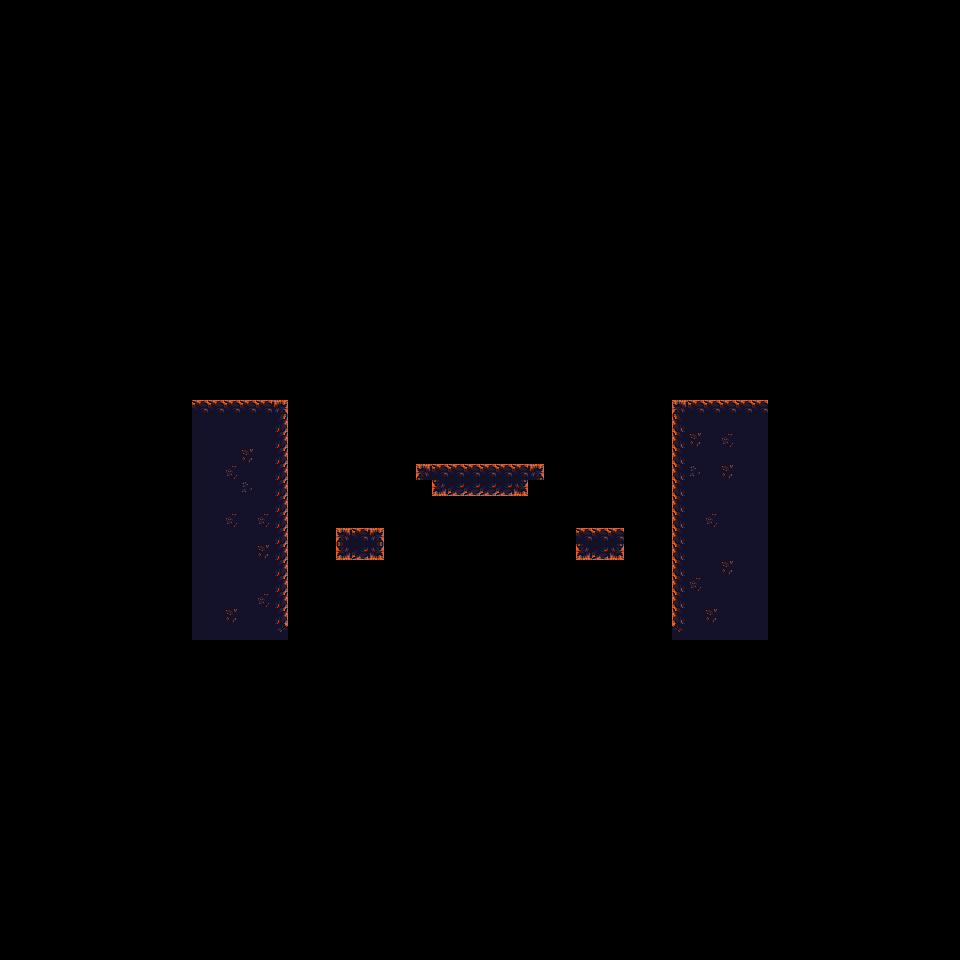

The image is a tile-based game level rendered from a .tmx file. Its description and complete source (layers, tilesets, objects, tile grids) follow:
An orthogonal 60x60 tile map with 16x16 px tiles, 1 tile layer (Tile Layer 1).

<map version="1.9" tiledversion="1.9.2" orientation="orthogonal" renderorder="right-down" width="60" height="60" tilewidth="16" tileheight="16" infinite="0" nextlayerid="2" nextobjectid="1">
 <tileset firstgid="1" source="vulcanic-tileset-data.tsx" />
 <layer id="1" name="Tile Layer 1" width="60" height="60">
  <data encoding="csv">
0,0,0,0,0,0,0,0,0,0,0,0,0,0,0,0,0,0,0,0,0,0,0,0,0,0,0,0,0,0,0,0,0,0,0,0,0,0,0,0,0,0,0,0,0,0,0,0,0,0,0,0,0,0,0,0,0,0,0,0,
0,0,0,0,0,0,0,0,0,0,0,0,0,0,0,0,0,0,0,0,0,0,0,0,0,0,0,0,0,0,0,0,0,0,0,0,0,0,0,0,0,0,0,0,0,0,0,0,0,0,0,0,0,0,0,0,0,0,0,0,
0,0,0,0,0,0,0,0,0,0,0,0,0,0,0,0,0,0,0,0,0,0,0,0,0,0,0,0,0,0,0,0,0,0,0,0,0,0,0,0,0,0,0,0,0,0,0,0,0,0,0,0,0,0,0,0,0,0,0,0,
0,0,0,0,0,0,0,0,0,0,0,0,0,0,0,0,0,0,0,0,0,0,0,0,0,0,0,0,0,0,0,0,0,0,0,0,0,0,0,0,0,0,0,0,0,0,0,0,0,0,0,0,0,0,0,0,0,0,0,0,
0,0,0,0,0,0,0,0,0,0,0,0,0,0,0,0,0,0,0,0,0,0,0,0,0,0,0,0,0,0,0,0,0,0,0,0,0,0,0,0,0,0,0,0,0,0,0,0,0,0,0,0,0,0,0,0,0,0,0,0,
0,0,0,0,0,0,0,0,0,0,0,0,0,0,0,0,0,0,0,0,0,0,0,0,0,0,0,0,0,0,0,0,0,0,0,0,0,0,0,0,0,0,0,0,0,0,0,0,0,0,0,0,0,0,0,0,0,0,0,0,
0,0,0,0,0,0,0,0,0,0,0,0,0,0,0,0,0,0,0,0,0,0,0,0,0,0,0,0,0,0,0,0,0,0,0,0,0,0,0,0,0,0,0,0,0,0,0,0,0,0,0,0,0,0,0,0,0,0,0,0,
0,0,0,0,0,0,0,0,0,0,0,0,0,0,0,0,0,0,0,0,0,0,0,0,0,0,0,0,0,0,0,0,0,0,0,0,0,0,0,0,0,0,0,0,0,0,0,0,0,0,0,0,0,0,0,0,0,0,0,0,
0,0,0,0,0,0,0,0,0,0,0,0,0,0,0,0,0,0,0,0,0,0,0,0,0,0,0,0,0,0,0,0,0,0,0,0,0,0,0,0,0,0,0,0,0,0,0,0,0,0,0,0,0,0,0,0,0,0,0,0,
0,0,0,0,0,0,0,0,0,0,0,0,0,0,0,0,0,0,0,0,0,0,0,0,0,0,0,0,0,0,0,0,0,0,0,0,0,0,0,0,0,0,0,0,0,0,0,0,0,0,0,0,0,0,0,0,0,0,0,0,
0,0,0,0,0,0,0,0,0,0,0,0,0,0,0,0,0,0,0,0,0,0,0,0,0,0,0,0,0,0,0,0,0,0,0,0,0,0,0,0,0,0,0,0,0,0,0,0,0,0,0,0,0,0,0,0,0,0,0,0,
0,0,0,0,0,0,0,0,0,0,0,0,0,0,0,0,0,0,0,0,0,0,0,0,0,0,0,0,0,0,0,0,0,0,0,0,0,0,0,0,0,0,0,0,0,0,0,0,0,0,0,0,0,0,0,0,0,0,0,0,
0,0,0,0,0,0,0,0,0,0,0,0,0,0,0,0,0,0,0,0,0,0,0,0,0,0,0,0,0,0,0,0,0,0,0,0,0,0,0,0,0,0,0,0,0,0,0,0,0,0,0,0,0,0,0,0,0,0,0,0,
0,0,0,0,0,0,0,0,0,0,0,0,0,0,0,0,0,0,0,0,0,0,0,0,0,0,0,0,0,0,0,0,0,0,0,0,0,0,0,0,0,0,0,0,0,0,0,0,0,0,0,0,0,0,0,0,0,0,0,0,
0,0,0,0,0,0,0,0,0,0,0,0,0,0,0,0,0,0,0,0,0,0,0,0,0,0,0,0,0,0,0,0,0,0,0,0,0,0,0,0,0,0,0,0,0,0,0,0,0,0,0,0,0,0,0,0,0,0,0,0,
0,0,0,0,0,0,0,0,0,0,0,0,0,0,0,0,0,0,0,0,0,0,0,0,0,0,0,0,0,0,0,0,0,0,0,0,0,0,0,0,0,0,0,0,0,0,0,0,0,0,0,0,0,0,0,0,0,0,0,0,
0,0,0,0,0,0,0,0,0,0,0,0,0,0,0,0,0,0,0,0,0,0,0,0,0,0,0,0,0,0,0,0,0,0,0,0,0,0,0,0,0,0,0,0,0,0,0,0,0,0,0,0,0,0,0,0,0,0,0,0,
0,0,0,0,0,0,0,0,0,0,0,0,0,0,0,0,0,0,0,0,0,0,0,0,0,0,0,0,0,0,0,0,0,0,0,0,0,0,0,0,0,0,0,0,0,0,0,0,0,0,0,0,0,0,0,0,0,0,0,0,
0,0,0,0,0,0,0,0,0,0,0,0,0,0,0,0,0,0,0,0,0,0,0,0,0,0,0,0,0,0,0,0,0,0,0,0,0,0,0,0,0,0,0,0,0,0,0,0,0,0,0,0,0,0,0,0,0,0,0,0,
0,0,0,0,0,0,0,0,0,0,0,0,0,0,0,0,0,0,0,0,0,0,0,0,0,0,0,0,0,0,0,0,0,0,0,0,0,0,0,0,0,0,0,0,0,0,0,0,0,0,0,0,0,0,0,0,0,0,0,0,
0,0,0,0,0,0,0,0,0,0,0,0,0,0,0,0,0,0,0,0,0,0,0,0,0,0,0,0,0,0,0,0,0,0,0,0,0,0,0,0,0,0,0,0,0,0,0,0,0,0,0,0,0,0,0,0,0,0,0,0,
0,0,0,0,0,0,0,0,0,0,0,0,0,0,0,0,0,0,0,0,0,0,0,0,0,0,0,0,0,0,0,0,0,0,0,0,0,0,0,0,0,0,0,0,0,0,0,0,0,0,0,0,0,0,0,0,0,0,0,0,
0,0,0,0,0,0,0,0,0,0,0,0,0,0,0,0,0,0,0,0,0,0,0,0,0,0,0,0,0,0,0,0,0,0,0,0,0,0,0,0,0,0,0,0,0,0,0,0,0,0,0,0,0,0,0,0,0,0,0,0,
0,0,0,0,0,0,0,0,0,0,0,0,0,0,0,0,0,0,0,0,0,0,0,0,0,0,0,0,0,0,0,0,0,0,0,0,0,0,0,0,0,0,0,0,0,0,0,0,0,0,0,0,0,0,0,0,0,0,0,0,
0,0,0,0,0,0,0,0,0,0,0,0,0,0,0,0,0,0,0,0,0,0,0,0,0,0,0,0,0,0,0,0,0,0,0,0,0,0,0,0,0,0,0,0,0,0,0,0,0,0,0,0,0,0,0,0,0,0,0,0,
0,0,0,0,0,0,0,0,0,0,0,0,2,2,2,2,2,3,0,0,0,0,0,0,0,0,0,0,0,0,0,0,0,0,0,0,0,0,0,0,0,0,1,2,2,2,2,2,0,0,0,0,0,0,0,0,0,0,0,0,
0,0,0,0,0,0,0,0,0,0,0,0,18,18,18,18,18,19,0,0,0,0,0,0,0,0,0,0,0,0,0,0,0,0,0,0,0,0,0,0,0,0,17,18,18,18,18,18,0,0,0,0,0,0,0,0,0,0,0,0,
0,0,0,0,0,0,0,0,0,0,0,0,18,18,18,18,18,19,0,0,0,0,0,0,0,0,0,0,0,0,0,0,0,0,0,0,0,0,0,0,0,0,17,5,18,22,18,18,0,0,0,0,0,0,0,0,0,0,0,0,
0,0,0,0,0,0,0,0,0,0,0,0,18,18,18,5,18,19,0,0,0,0,0,0,0,0,0,0,0,0,0,0,0,0,0,0,0,0,0,0,0,0,17,18,18,18,18,18,0,0,0,0,0,0,0,0,0,0,0,0,
0,0,0,0,0,0,0,0,0,0,0,0,18,18,22,18,18,19,0,0,0,0,0,0,0,0,1,2,2,2,2,2,2,3,0,0,0,0,0,0,0,0,17,21,18,5,18,18,0,0,0,0,0,0,0,0,0,0,0,0,
0,0,0,0,0,0,0,0,0,0,0,0,18,18,18,21,18,19,0,0,0,0,0,0,0,0,0,33,34,34,34,34,35,0,0,0,0,0,0,0,0,0,17,18,18,18,18,18,0,0,0,0,0,0,0,0,0,0,0,0,
0,0,0,0,0,0,0,0,0,0,0,0,18,18,18,18,18,19,0,0,0,0,0,0,0,0,0,0,0,0,0,0,0,0,0,0,0,0,0,0,0,0,17,18,18,18,18,18,0,0,0,0,0,0,0,0,0,0,0,0,
0,0,0,0,0,0,0,0,0,0,0,0,18,18,22,18,22,19,0,0,0,0,0,0,0,0,0,0,0,0,0,0,0,0,0,0,0,0,0,0,0,0,17,18,22,18,18,18,0,0,0,0,0,0,0,0,0,0,0,0,
0,0,0,0,0,0,0,0,0,0,0,0,18,18,18,18,18,19,0,0,0,1,2,3,0,0,0,0,0,0,0,0,0,0,0,0,2,2,2,0,0,0,17,18,18,18,18,18,0,0,0,0,0,0,0,0,0,0,0,0,
0,0,0,0,0,0,0,0,0,0,0,0,18,18,18,18,5,19,0,0,0,33,34,35,0,0,0,0,0,0,0,0,0,0,0,0,33,34,35,0,0,0,17,18,18,18,18,18,0,0,0,0,0,0,0,0,0,0,0,0,
0,0,0,0,0,0,0,0,0,0,0,0,18,18,18,18,18,19,0,0,0,0,0,0,0,0,0,0,0,0,0,0,0,0,0,0,0,0,0,0,0,0,17,18,18,5,18,18,0,0,0,0,0,0,0,0,0,0,0,0,
0,0,0,0,0,0,0,0,0,0,0,0,18,18,18,18,18,19,0,0,0,0,0,0,0,0,0,0,0,0,0,0,0,0,0,0,0,0,0,0,0,0,17,22,18,18,18,18,0,0,0,0,0,0,0,0,0,0,0,0,
0,0,0,0,0,0,0,0,0,0,0,0,18,18,18,18,22,19,0,0,0,0,0,0,0,0,0,0,0,0,0,0,0,0,0,0,0,0,0,0,0,0,17,18,18,18,18,18,0,0,0,0,0,0,0,0,0,0,0,0,
0,0,0,0,0,0,0,0,0,0,0,0,18,18,5,18,18,19,0,0,0,0,0,0,0,0,0,0,0,0,0,0,0,0,0,0,0,0,0,0,0,0,17,18,5,18,18,18,0,0,0,0,0,0,0,0,0,0,0,0,
0,0,0,0,0,0,0,0,0,0,0,0,18,18,18,18,18,8,0,0,0,0,0,0,0,0,0,0,0,0,0,0,0,0,0,0,0,0,0,0,0,0,7,18,18,18,18,18,0,0,0,0,0,0,0,0,0,0,0,0,
0,0,0,0,0,0,0,0,0,0,0,0,0,0,0,0,0,0,0,0,0,0,0,0,0,0,0,0,0,0,0,0,0,0,0,0,0,0,0,0,0,0,0,0,0,0,0,0,0,0,0,0,0,0,0,0,0,0,0,0,
0,0,0,0,0,0,0,0,0,0,0,0,0,0,0,0,0,0,0,0,0,0,0,0,0,0,0,0,0,0,0,0,0,0,0,0,0,0,0,0,0,0,0,0,0,0,0,0,0,0,0,0,0,0,0,0,0,0,0,0,
0,0,0,0,0,0,0,0,0,0,0,0,0,0,0,0,0,0,0,0,0,0,0,0,0,0,0,0,0,0,0,0,0,0,0,0,0,0,0,0,0,0,0,0,0,0,0,0,0,0,0,0,0,0,0,0,0,0,0,0,
0,0,0,0,0,0,0,0,0,0,0,0,0,0,0,0,0,0,0,0,0,0,0,0,0,0,0,0,0,0,0,0,0,0,0,0,0,0,0,0,0,0,0,0,0,0,0,0,0,0,0,0,0,0,0,0,0,0,0,0,
0,0,0,0,0,0,0,0,0,0,0,0,0,0,0,0,0,0,0,0,0,0,0,0,0,0,0,0,0,0,0,0,0,0,0,0,0,0,0,0,0,0,0,0,0,0,0,0,0,0,0,0,0,0,0,0,0,0,0,0,
0,0,0,0,0,0,0,0,0,0,0,0,0,0,0,0,0,0,0,0,0,0,0,0,0,0,0,0,0,0,0,0,0,0,0,0,0,0,0,0,0,0,0,0,0,0,0,0,0,0,0,0,0,0,0,0,0,0,0,0,
0,0,0,0,0,0,0,0,0,0,0,0,0,0,0,0,0,0,0,0,0,0,0,0,0,0,0,0,0,0,0,0,0,0,0,0,0,0,0,0,0,0,0,0,0,0,0,0,0,0,0,0,0,0,0,0,0,0,0,0,
0,0,0,0,0,0,0,0,0,0,0,0,0,0,0,0,0,0,0,0,0,0,0,0,0,0,0,0,0,0,0,0,0,0,0,0,0,0,0,0,0,0,0,0,0,0,0,0,0,0,0,0,0,0,0,0,0,0,0,0,
0,0,0,0,0,0,0,0,0,0,0,0,0,0,0,0,0,0,0,0,0,0,0,0,0,0,0,0,0,0,0,0,0,0,0,0,0,0,0,0,0,0,0,0,0,0,0,0,0,0,0,0,0,0,0,0,0,0,0,0,
0,0,0,0,0,0,0,0,0,0,0,0,0,0,0,0,0,0,0,0,0,0,0,0,0,0,0,0,0,0,0,0,0,0,0,0,0,0,0,0,0,0,0,0,0,0,0,0,0,0,0,0,0,0,0,0,0,0,0,0,
0,0,0,0,0,0,0,0,0,0,0,0,0,0,0,0,0,0,0,0,0,0,0,0,0,0,0,0,0,0,0,0,0,0,0,0,0,0,0,0,0,0,0,0,0,0,0,0,0,0,0,0,0,0,0,0,0,0,0,0,
0,0,0,0,0,0,0,0,0,0,0,0,0,0,0,0,0,0,0,0,0,0,0,0,0,0,0,0,0,0,0,0,0,0,0,0,0,0,0,0,0,0,0,0,0,0,0,0,0,0,0,0,0,0,0,0,0,0,0,0,
0,0,0,0,0,0,0,0,0,0,0,0,0,0,0,0,0,0,0,0,0,0,0,0,0,0,0,0,0,0,0,0,0,0,0,0,0,0,0,0,0,0,0,0,0,0,0,0,0,0,0,0,0,0,0,0,0,0,0,0,
0,0,0,0,0,0,0,0,0,0,0,0,0,0,0,0,0,0,0,0,0,0,0,0,0,0,0,0,0,0,0,0,0,0,0,0,0,0,0,0,0,0,0,0,0,0,0,0,0,0,0,0,0,0,0,0,0,0,0,0,
0,0,0,0,0,0,0,0,0,0,0,0,0,0,0,0,0,0,0,0,0,0,0,0,0,0,0,0,0,0,0,0,0,0,0,0,0,0,0,0,0,0,0,0,0,0,0,0,0,0,0,0,0,0,0,0,0,0,0,0,
0,0,0,0,0,0,0,0,0,0,0,0,0,0,0,0,0,0,0,0,0,0,0,0,0,0,0,0,0,0,0,0,0,0,0,0,0,0,0,0,0,0,0,0,0,0,0,0,0,0,0,0,0,0,0,0,0,0,0,0,
0,0,0,0,0,0,0,0,0,0,0,0,0,0,0,0,0,0,0,0,0,0,0,0,0,0,0,0,0,0,0,0,0,0,0,0,0,0,0,0,0,0,0,0,0,0,0,0,0,0,0,0,0,0,0,0,0,0,0,0,
0,0,0,0,0,0,0,0,0,0,0,0,0,0,0,0,0,0,0,0,0,0,0,0,0,0,0,0,0,0,0,0,0,0,0,0,0,0,0,0,0,0,0,0,0,0,0,0,0,0,0,0,0,0,0,0,0,0,0,0,
0,0,0,0,0,0,0,0,0,0,0,0,0,0,0,0,0,0,0,0,0,0,0,0,0,0,0,0,0,0,0,0,0,0,0,0,0,0,0,0,0,0,0,0,0,0,0,0,0,0,0,0,0,0,0,0,0,0,0,0,
0,0,0,0,0,0,0,0,0,0,0,0,0,0,0,0,0,0,0,0,0,0,0,0,0,0,0,0,0,0,0,0,0,0,0,0,0,0,0,0,0,0,0,0,0,0,0,0,0,0,0,0,0,0,0,0,0,0,0,0
</data>
 </layer>
</map>
